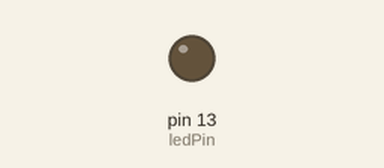
A sketch run on a simulated Arduino Nano, built with avr-gcc and run on an emulated ATmega328P. Shown: output pins drawn as LEDs (lit = HIGH).

Above: at 0.4 s.
At 11.7 s:
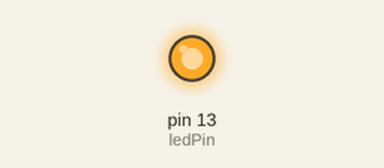
Timing chart, 0 to 12.5 s (numbered marks = the images above):
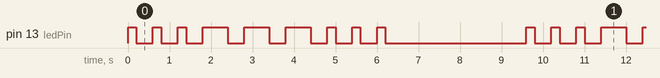

The sketch:

MorseCodeAnswer.ino
```cpp
/*
  Starter code for a basic morse code exercise - Akhil Govan

  This is the morse code for certain letters
  ".-",   // a
  "-...", // b
  "-.-.", // c
  "-..",  // d
  ".",    // e
  "..-.", // f
  "--.",  // g
  "....", // h
  "..",   // i
  ".---", // j
  "-.-",  // k
  ".-..", // l
  "--",   // m
  "-.",   // n
  "---",  // o
  ".--.", // p
  "--.-", // q
  ".-.",  // r
  "...",  // s
  "-",    // t
  "..-",  // u
  "...-", // v
  ".--",  // w
  "-..-", // x
  "-.--", // y
  "--.."  // z
*/

// Define a unit of time for a dot. Dashes and spaces are a multiple of this.
int dotDelay = 200;

// Define the LED pin. In this case, we'll use the Nano's built-in LED.
int ledPin = LED_BUILTIN;

// Define a code for a word we want to display.
const String morseCode[] = {"dot", "dot", "dot", "line", "line", "line", "dot", "dot", "dot"}; //sos

// This code is run once at the start of the program.
void setup() {
  // The pinMode function configures the specified pin to behave
  // either as an input or an output.
  // Here we initialize digital pin LED_BUILTIN as an output.
  pinMode(ledPin, OUTPUT);
}

// This code runs infinitely and is the body of our program.
void loop() {
  // Use a for loop to run through each symbol in our code.
  int codeLength = sizeof(morseCode) / sizeof(morseCode[0]);
  for (int i = 0; i < codeLength; i++) {
    String symbol = morseCode[i];
    if (symbol == "dot") {
      displayDot();
    } else if (symbol == "line") {
      displayLine();
    }
    // Add a short delay between symbols
    delay(dotDelay);
  }
  // longer delay to know when complete
  // remember this function runs indefinitely
  delay(3000);
}

// This function displays a dot.
void displayDot() {
  // turn the light on
  digitalWrite(ledPin, HIGH);
   // A line is three times the duration of a dot
  delay(dotDelay);
  // turn the led off
  digitalWrite(ledPin, LOW);
  // Delay between line and next signal
  delay(dotDelay);
}

// This function displays a line (dash).
void displayLine() {
  // turn the light on
  digitalWrite(ledPin, HIGH);
   // A line is three times the duration of a dot
  delay(3 * dotDelay);
  // turn the led off
  digitalWrite(ledPin, LOW);
  // Delay between line and next signal
  delay(dotDelay);
}

// further to think about
// using the serial monitor to take in inputs
// using a map to store the letter code
// any questions? email me! akhilgovan@gmail.com
```

Measured:
- by itself, pin 13 (ledPin): repeats every 9.6 s: 2 × (LOW 0.40 s, HIGH 0.20 s), 3 × (LOW 0.40 s, HIGH 0.60 s), 3 × (LOW 0.40 s, HIGH 0.20 s), LOW 3.4 s, HIGH 0.20 s
- by itself, everything shown: repeats every 9.6 s, in 18 steps
